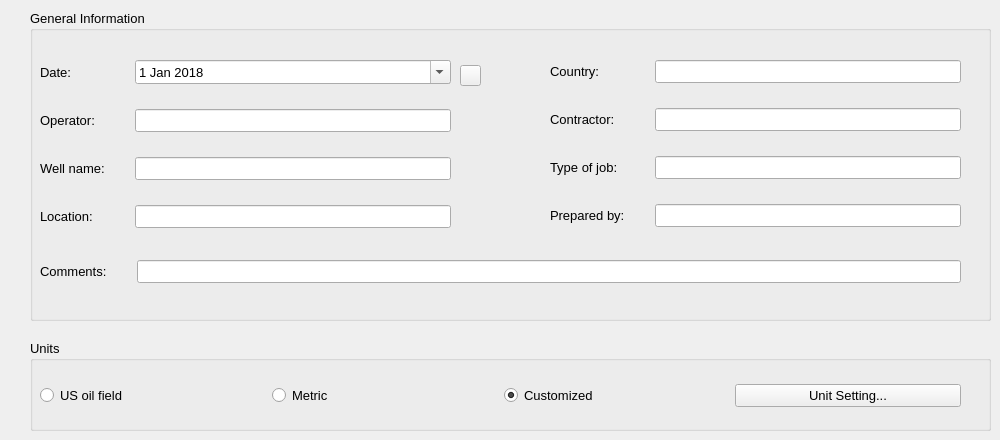
    <widget class="QWidget" name="tab">
     <attribute name="title">
      <string>General</string>
     </attribute>
     <widget class="QGroupBox" name="groupBox">
      <property name="geometry">
       <rect>
        <x>30</x>
        <y>10</y>
        <width>961</width>
        <height>311</height>
       </rect>
      </property>
      <property name="font">
       <font>
        <pointsize>10</pointsize>
        <weight>50</weight>
        <bold>false</bold>
       </font>
      </property>
      <property name="title">
       <string>General Information</string>
      </property>
      <widget class="QWidget" name="formLayoutWidget">
       <property name="geometry">
        <rect>
         <x>10</x>
         <y>50</y>
         <width>411</width>
         <height>191</height>
        </rect>
       </property>
       <layout class="QFormLayout" name="_2">
        <property name="labelAlignment">
         <set>Qt::AlignLeading|Qt::AlignLeft|Qt::AlignVCenter</set>
        </property>
        <property name="horizontalSpacing">
         <number>30</number>
        </property>
        <property name="verticalSpacing">
         <number>25</number>
        </property>
        <item row="0" column="0">
         <widget class="QLabel" name="s1date_label">
          <property name="text">
           <string>Date:</string>
          </property>
         </widget>
        </item>
        <item row="0" column="1">
         <widget class="QDateEdit" name="s1Date_entry">
          <property name="font">
           <font>
            <family>MS Shell Dlg 2</family>
            <pointsize>10</pointsize>
            <strikeout>false</strikeout>
            <kerning>false</kerning>
           </font>
          </property>
          <property name="wrapping">
           <bool>false</bool>
          </property>
          <property name="dateTime">
           <datetime>
            <hour>0</hour>
            <minute>0</minute>
            <second>0</second>
            <year>2018</year>
            <month>1</month>
            <day>1</day>
           </datetime>
          </property>
          <property name="date">
           <date>
            <year>2018</year>
            <month>1</month>
            <day>1</day>
           </date>
          </property>
          <property name="minimumDate">
           <date>
            <year>1752</year>
            <month>12</month>
            <day>14</day>
           </date>
          </property>
          <property name="calendarPopup">
           <bool>true</bool>
          </property>
         </widget>
        </item>
        <item row="1" column="0">
         <widget class="QLabel" name="s1operator_label">
          <property name="text">
           <string>Operator:</string>
          </property>
         </widget>
        </item>
        <item row="1" column="1">
         <widget class="QLineEdit" name="s1Operator_entry"/>
        </item>
        <item row="2" column="0">
         <widget class="QLabel" name="s1wellname_label">
          <property name="text">
           <string>Well name:</string>
          </property>
         </widget>
        </item>
        <item row="2" column="1">
         <widget class="QLineEdit" name="s1Wellname_entry">
          <property name="font">
           <font>
            <stylestrategy>NoAntialias</stylestrategy>
           </font>
          </property>
         </widget>
        </item>
        <item row="3" column="0">
         <widget class="QLabel" name="s1location_label">
          <property name="text">
           <string>Location:</string>
          </property>
         </widget>
        </item>
        <item row="3" column="1">
         <widget class="QLineEdit" name="s1Location_entry"/>
        </item>
       </layout>
      </widget>
      <widget class="QWidget" name="formLayoutWidget_2">
       <property name="geometry">
        <rect>
         <x>520</x>
         <y>50</y>
         <width>411</width>
         <height>191</height>
        </rect>
       </property>
       <layout class="QFormLayout" name="_3">
        <property name="labelAlignment">
         <set>Qt::AlignLeading|Qt::AlignLeft|Qt::AlignVCenter</set>
        </property>
        <property name="horizontalSpacing">
         <number>30</number>
        </property>
        <property name="verticalSpacing">
         <number>25</number>
        </property>
        <item row="1" column="0">
         <widget class="QLabel" name="s1contractor_label">
          <property name="text">
           <string>Contractor:</string>
          </property>
         </widget>
        </item>
        <item row="1" column="1">
         <widget class="QLineEdit" name="s1Contractor_entry"/>
        </item>
        <item row="2" column="0">
         <widget class="QLabel" name="s1typejob_label">
          <property name="text">
           <string>Type of job:</string>
          </property>
         </widget>
        </item>
        <item row="2" column="1">
         <widget class="QLineEdit" name="s1TypeJob_entry"/>
        </item>
        <item row="3" column="1">
         <widget class="QLineEdit" name="s1PreparedBy_entry">
          <property name="font">
           <font>
            <stylestrategy>NoAntialias</stylestrategy>
           </font>
          </property>
         </widget>
        </item>
        <item row="3" column="0">
         <widget class="QLabel" name="s1preparedby_label">
          <property name="text">
           <string>Prepared by:</string>
          </property>
         </widget>
        </item>
        <item row="0" column="0">
         <widget class="QLabel" name="s1country_label">
          <property name="text">
           <string>Country:</string>
          </property>
         </widget>
        </item>
        <item row="0" column="1">
         <widget class="QLineEdit" name="s1Country_entry"/>
        </item>
       </layout>
      </widget>
      <widget class="QToolButton" name="s1DateUpdate_toolButton">
       <property name="geometry">
        <rect>
         <x>430</x>
         <y>55</y>
         <width>21</width>
         <height>21</height>
        </rect>
       </property>
       <property name="icon">
        <iconset>
         <normaloff>iconos/edit-redo.png</normaloff>iconos/edit-redo.png</iconset>
       </property>
      </widget>
      <widget class="QWidget" name="formLayoutWidget_3">
       <property name="geometry">
        <rect>
         <x>10</x>
         <y>250</y>
         <width>921</width>
         <height>51</height>
        </rect>
       </property>
       <layout class="QFormLayout" name="formLayout">
        <property name="horizontalSpacing">
         <number>30</number>
        </property>
        <property name="verticalSpacing">
         <number>25</number>
        </property>
        <item row="0" column="0">
         <widget class="QLabel" name="s1comments_label">
          <property name="text">
           <string>Comments:</string>
          </property>
         </widget>
        </item>
        <item row="0" column="1">
         <widget class="QLineEdit" name="s1Comments_entry"/>
        </item>
       </layout>
      </widget>
     </widget>
     <widget class="QGroupBox" name="groupBox_2">
      <property name="geometry">
       <rect>
        <x>30</x>
        <y>340</y>
        <width>961</width>
        <height>91</height>
       </rect>
      </property>
      <property name="font">
       <font>
        <pointsize>10</pointsize>
        <weight>50</weight>
        <bold>false</bold>
       </font>
      </property>
      <property name="title">
       <string>Units</string>
      </property>
      <widget class="QWidget" name="horizontalLayoutWidget">
       <property name="geometry">
        <rect>
         <x>10</x>
         <y>30</y>
         <width>921</width>
         <height>51</height>
        </rect>
       </property>
       <layout class="QHBoxLayout" name="horizontalLayout">
        <item>
         <widget class="QRadioButton" name="s1USOF_radioButton">
          <property name="text">
           <string>US oil field</string>
          </property>
         </widget>
        </item>
        <item>
         <widget class="QRadioButton" name="s1Metric_radioButton">
          <property name="text">
           <string>Metric</string>
          </property>
         </widget>
        </item>
        <item>
         <widget class="QRadioButton" name="s1Customized_radioButton">
          <property name="text">
           <string>Customized</string>
          </property>
          <property name="checked">
           <bool>true</bool>
          </property>
         </widget>
        </item>
        <item>
         <widget class="QPushButton" name="s1UnitSetting_pushButton">
          <property name="text">
           <string>Unit Setting...</string>
          </property>
         </widget>
        </item>
       </layout>
      </widget>
     </widget>
    </widget>
